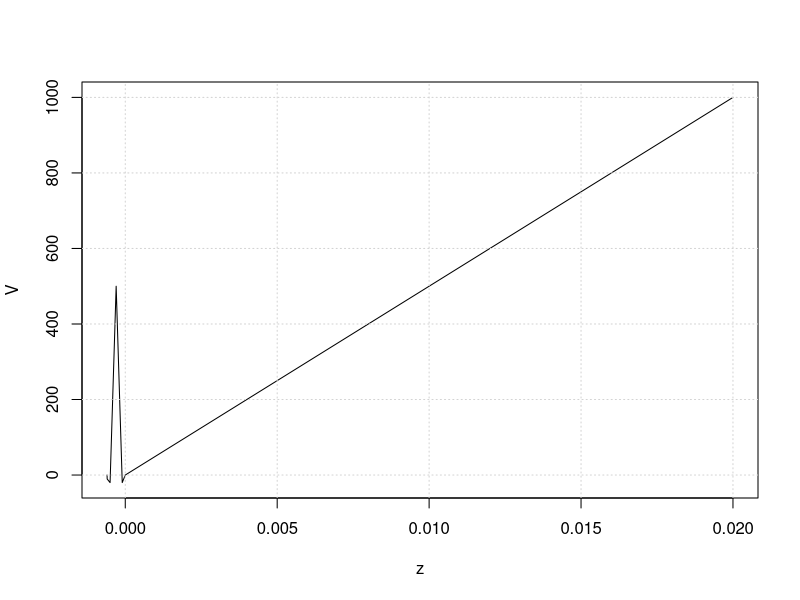
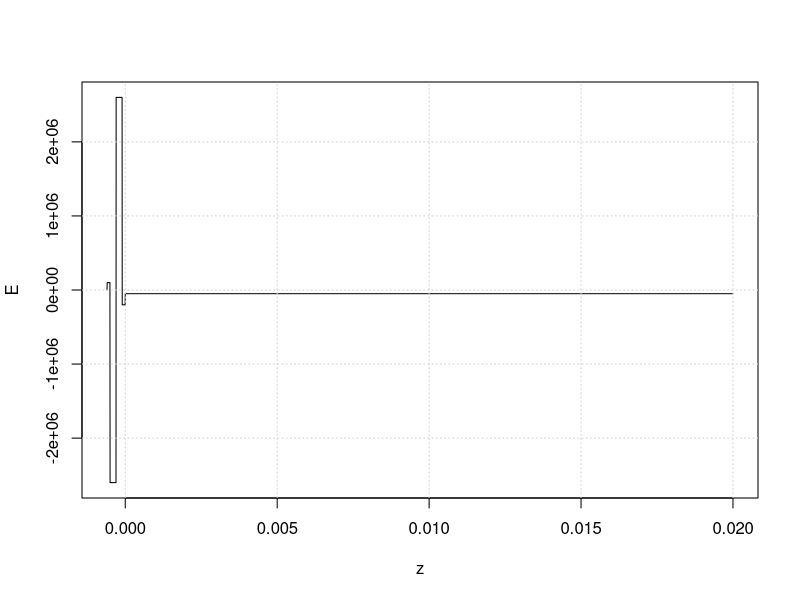
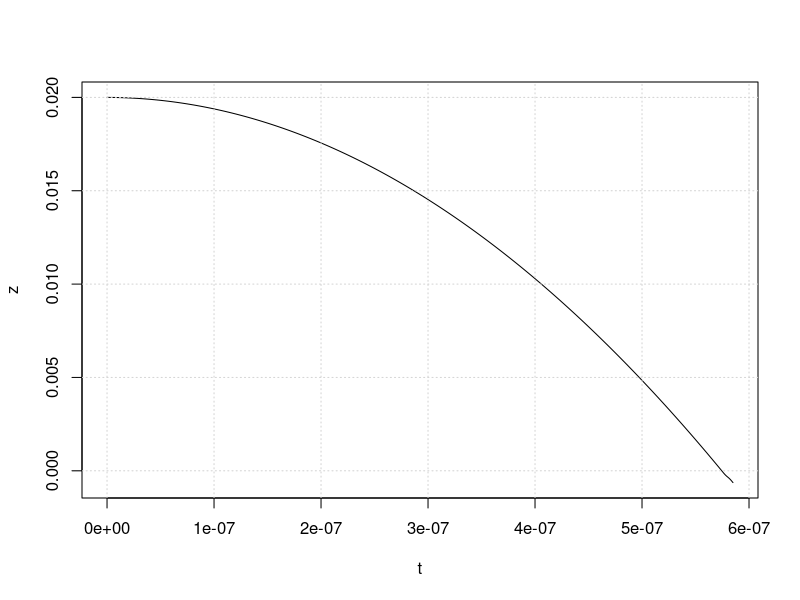
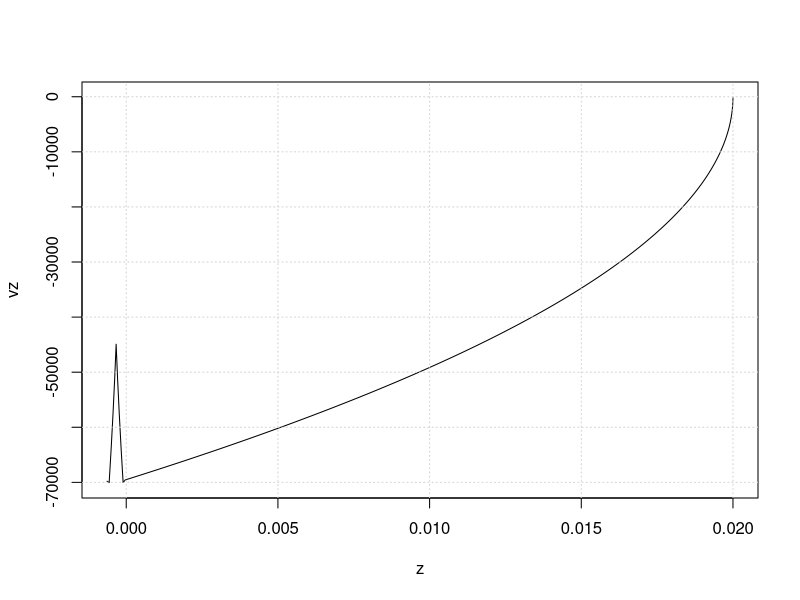

These figures' R source, in order:
data <- read.csv("VEz.csv", header=TRUE, colClasses = c("numeric","numeric","numeric"))
colnames(data) <- c("z","V","E")

plot(with(data, V ~ z), type = "l")
grid()

plot(with(data, E ~ z), type = "l")
grid()


traj <- read.csv("trajectory.csv", header=TRUE, colClasses = c("numeric","numeric","numeric"))
colnames(traj) <- c("t","z","vz")

plot(with(traj, z ~ t), type = "l")
grid()

plot(with(traj, vz ~ z), type = "l")
grid()

